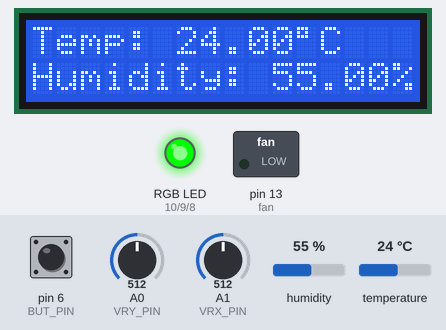
Bench run of a sketch on a simulated Arduino Uno, built with avr-gcc and run on an emulated ATmega328P. Shown: 16×2 character LCD, switched loads named in the sketch (green lamp = pin HIGH), an RGB LED mixed from three pins (HIGH = lit). The test bench sets the inputs (shaded band); at power-on: humidity 55 %, pin 6 (BUT_PIN) LOW, A0 (VRY_PIN) = 512, A1 (VRX_PIN) = 512, temperature 24 °C.

Above: at 1.2 s.
1.3 s: humidity set to 62 %
At 2.1 s:
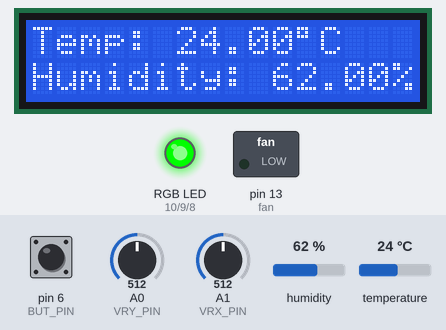
2.8 s: humidity set to 66 %
At 4.0 s:
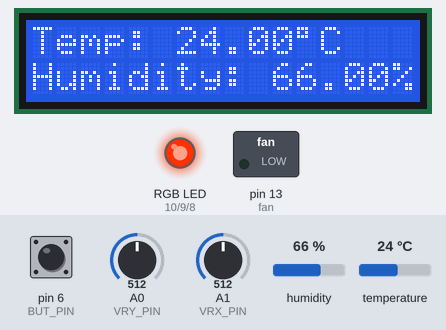
4.3 s: humidity set to 22 %
At 5.0 s:
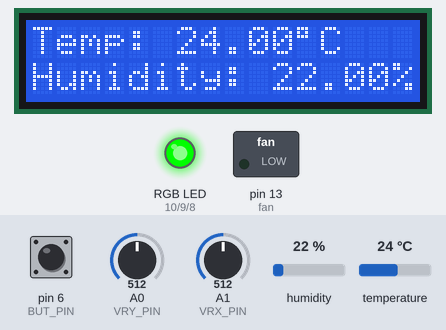
5.8 s: humidity set to 88 %
At 6.9 s:
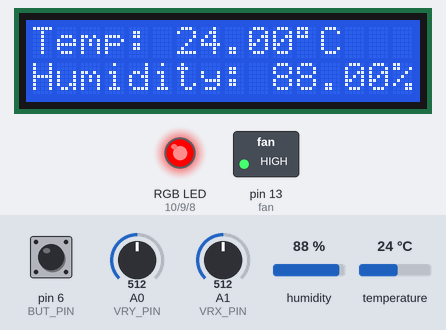
7.3 s: humidity set to 71 %
At 7.8 s:
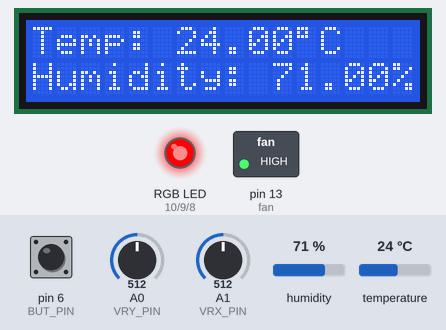
8.8 s: humidity set to 68 %
At 9.9 s:
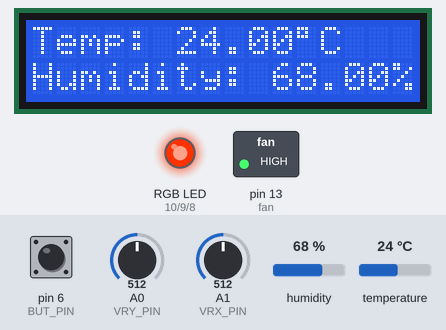
Timing chart, 0 to 11.3 s (numbered marks = the images above; inputs shaded):
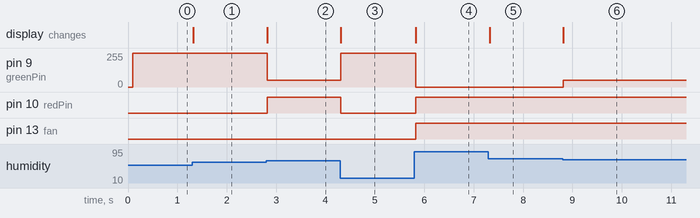

The sketch:

PlanterCode.ino
```cpp
#include <dht.h>
#include <LiquidCrystal.h>

LiquidCrystal lcd(12, 11, 5, 4, 3, 2);

dht DHT;

#define DHT11_PIN 7
int redPin= 10;
int greenPin = 9;
int bluePin = 8;
int fan = 13;
#define VRX_PIN  A1
#define VRY_PIN  A0
int BUT_PIN = 6;

double xValue = 0.0;
double yValue = 0.0;
int bValue = 0;

void setup(){
  lcd.begin(16, 2);
  Serial.begin(9600);
  pinMode(fan, OUTPUT);
  pinMode(redPin,  OUTPUT);
  pinMode(greenPin, OUTPUT);
  pinMode(bluePin, OUTPUT);
}
void setColor(int redValue, int greenValue,  int blueValue) {
  analogWrite(redPin, redValue);
  analogWrite(greenPin,  greenValue);
  analogWrite(bluePin, blueValue);
}
void loop(){
  xValue = double(analogRead(VRX_PIN)-504)/503.00;
  yValue = double(analogRead(VRY_PIN)-518)/505.00;
  bValue = digitalRead(BUT_PIN);
  int chk = DHT.read11(DHT11_PIN);
  lcd.setCursor(0,0);
  lcd.print("Temp: ");
  // lcd.print(xValue);
  lcd.print(DHT.temperature);
  lcd.print((char)223);
  lcd.print("C   ");
  lcd.setCursor(0,1);
  lcd.print("Humidity: ");
  lcd.print(DHT.humidity);
  // lcd.print(yValue);
  lcd.print("%");
  //delay(250);
  if (DHT.humidity>63 && DHT.humidity<70){
    setColor(255,50,0);
  } else if (DHT.humidity>69) {
    setColor(255,0,0);
    digitalWrite(fan, 1);
  // } else if (bValue == 1) {
  //   setColor(0,0,255);
  } else {
    setColor(0,255,0);
    digitalWrite(fan, 0);
  }
}
```

Measured:
- the behaviour switches between 63 and 64 % on humidity (found by bisection; images 1 and 2)
- the behaviour switches between 70 and 69 % on humidity (found by bisection; images 5 and 6)
- after the input at 1.3 s, the display: changes at once (image 1)
- after the input at 2.8 s, pin 9 (greenPin): 255/255 → 50/255 at once; pin 10 (redPin): LOW → HIGH at once; the display: changes at once (image 2)
- after the input at 4.3 s, pin 9 (greenPin): 50/255 → 255/255 at once; pin 10 (redPin): HIGH → LOW at once; the display: changes at once (image 3)
- after the input at 5.8 s, pin 9 (greenPin): 255/255 → 0/255 at once; pin 10 (redPin), pin 13 (fan): LOW → HIGH at once; the display: changes at once (image 4)
- after the input at 7.3 s, the display: changes at once (image 5)
- after the input at 8.8 s, pin 9 (greenPin): 0/255 → 50/255 at once; the display: changes at once (image 6)
